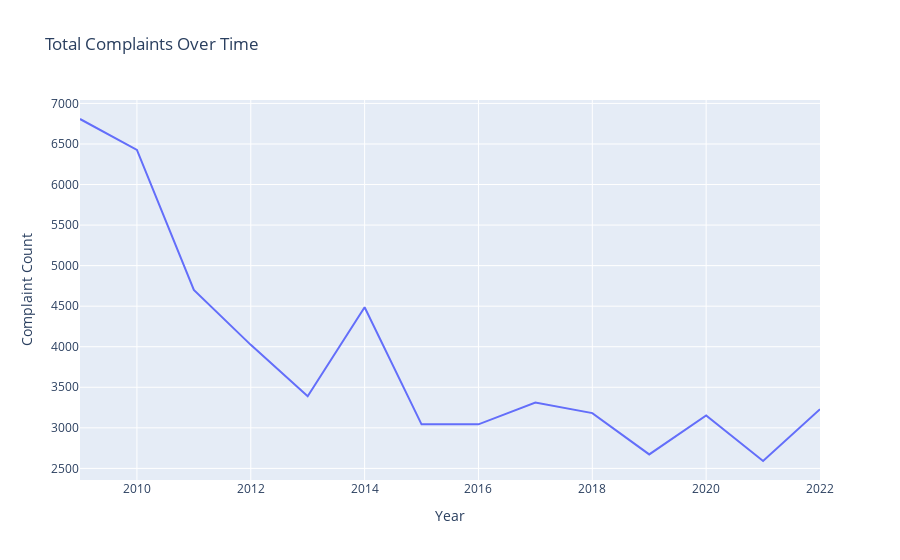

The code cell stored with this chart in its notebook:
### Markdown cell above
### Line plot: Total Complaints per year

### Code cell
import plotly.express as px


# First, let's group by year to get the sum of total complaints for each year
complaints_by_year = insurance_data.groupby('Filing Year')['Total Complaints'].sum().reset_index()

# Create a line plot
fig = px.line(complaints_by_year, x='Filing Year', y='Total Complaints',
              title='Total Complaints Over Time',
              labels={'Filing Year': 'Year', 'Total Complaints': 'Complaint Count'})

# Show plot
fig.show()

### Figure 1 — Plotly figure (JSON) as saved in the notebook; plotly's stock layout.template omitted (floating-point values rounded to 4 significant figures)
{"data": [{"hovertemplate": "Year=%{x}<br>Complaint Count=%{y}<extra></extra>", "legendgroup": "", "line": {"color": "#636efa", "dash": "solid"}, "marker": {"symbol": "circle"}, "mode": "lines", "name": "", "orientation": "v", "showlegend": false, "type": "scatter", "x": [2009, 2010, 2011, 2012, 2013, 2014, 2015, 2016, 2017, 2018, 2019, 2020, 2021, 2022], "xaxis": "x", "y": [6808, 6426, 4700, 4023, 3389, 4487, 3043, 3043, 3312, 3182, 2672, 3153, 2591, 3230], "yaxis": "y"}], "layout": {"legend": {"tracegroupgap": 0}, "title": {"text": "Total Complaints Over Time"}, "xaxis": {"anchor": "y", "domain": [0, 1], "title": {"text": "Year"}}, "yaxis": {"anchor": "x", "domain": [0, 1], "title": {"text": "Complaint Count"}}}}
